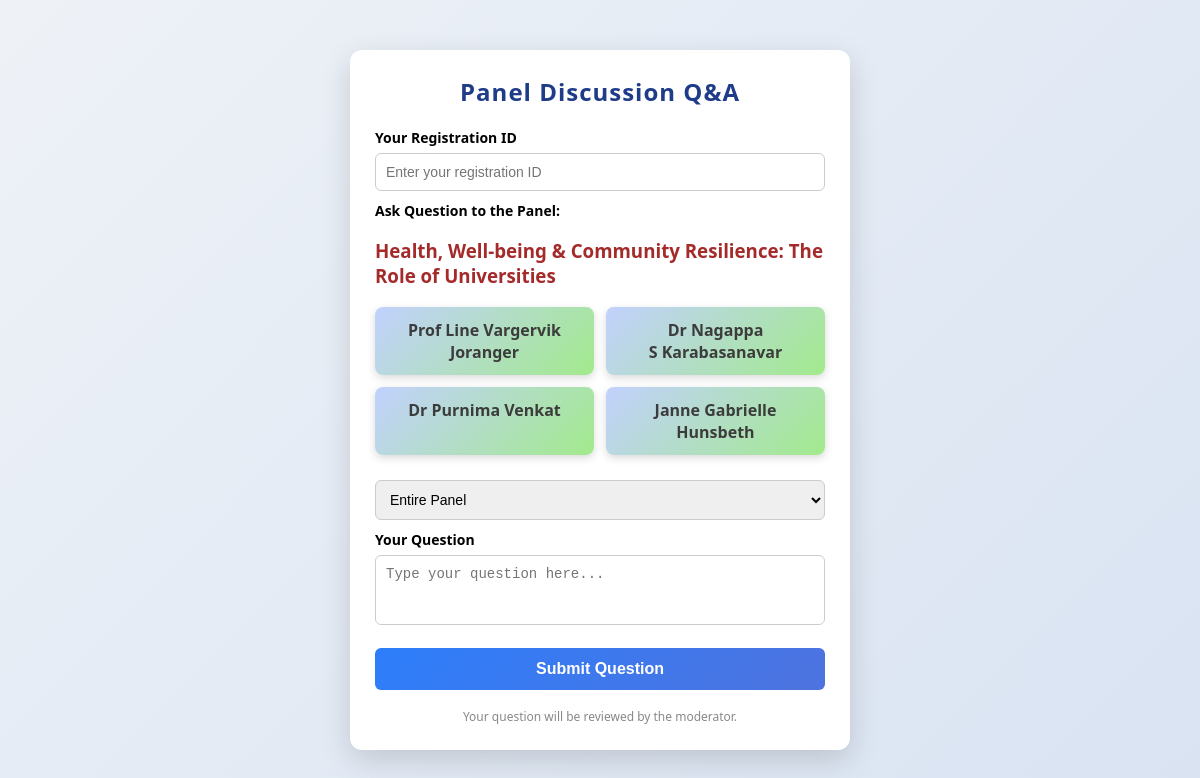
The app's page /panel/3/ with its own data.
### food/models.py (models this page shows, shortened)
class Panel(models.Model):
    name = models.CharField(max_length=200)
    day = models.IntegerField()

class Panelist(models.Model):
    panel = models.ForeignKey(Panel, on_delete=models.CASCADE)
    name = models.CharField(max_length=200)

### food/views.py (the view, shortened to what this page needs)
# urls.py: path("panel/<int:panel_id>/", views.submit_question, name="submit_question"),
def submit_question(request, panel_id):
    panel = Panel.objects.get(id=panel_id)
    panelists = Panelist.objects.filter(panel=panel)
    context = {
        "panel": panel,
        "panelists": panelists
    }
    return render(request, "panel.html", context)

### food/templates/panel.html (shortened to what this page needs)
<!DOCTYPE html>
<html lang="en">
<head>
</head>
<body>
<div class="container">
<h2>Panel Discussion Q&A</h2>
<form class="question-form" method="POST">
<label>Your Registration ID</label>
<input type="text" name="regid" required maxlength="20" placeholder="Enter your registration ID">
<label>Ask Question to the Panel:</label>
<h3 style="color: brown;">{{ panel.name }}</h3>
<div class="panel-members">
{% for p in panelists %}
<div class="member">
{{ p.name }}
</div>
{% endfor %}
</div>
<select name="to" required>
<option value="panel">Entire Panel</option>
</select>
<label>Your Question</label>
<textarea name="question" rows="3" required placeholder="Type your question here..."></textarea>
<button type="submit">Submit Question</button>
</form>
<div class="footer">
Your question will be reviewed by the moderator.
</div>
</div>
</body>
</html>

### food/templates/panel.html (style rules this page uses)
* { box-sizing:border-box; }
body { font-family: "Segoe UI", Arial, sans-serif; margin:0; background:linear-gradient(135deg,#eef2f7,#d9e3f2); min-height:100vh; display:flex; align-items:center; justify-content:center; }
.container { max-width:500px; width:95%; background:white; border-radius:12px; padding:25px; box-shadow:0 10px 30px rgba(0,0,0,0.15); animation:fadeIn 0.6s ease; }
h2 { text-align:center; margin-top:0; color:#1f3c88; letter-spacing:1px; }
.panel-members { display:grid; grid-template-columns:1fr 1fr; gap:12px; margin-bottom:25px; }
.member { background:linear-gradient(135deg,#c2d1fe,#a2ea8c); color:rgb(60, 60, 60); padding:12px; border-radius:8px; text-align:center; font-weight:600; box-shadow:0 3px 8px rgba(0,0,0,0.15); transition:transform 0.2s; }
.question-form label { display:block; font-weight:600; margin-bottom:6px; margin-top:10px; font-size:14px; }
.question-form input, .question-form select, .question-form textarea { width:100%; padding:10px; border-radius:6px; border:1px solid #ccc; font-size:14px; transition:all 0.2s; }
textarea { resize:none; }
button { width:100%; margin-top:18px; padding:12px; background:linear-gradient(135deg,#2d7efb,#4e73df); border:none; border-radius:6px; font-size:16px; font-weight:bold; color:white; cursor:pointer; transition:all 0.25s; }
.footer { text-align:center; margin-top:18px; font-size:12px; color:#888; }

### records on screen
Panel: name "Health, Well-being & Community Resilience: The Role of Universities"
Panelist: name "Prof Line Vargervik Joranger"
Panelist: name "Dr Nagappa S Karabasanavar"
Panelist: name "Dr Purnima Venkat"
Panelist: name "Janne Gabrielle Hunsbeth"
